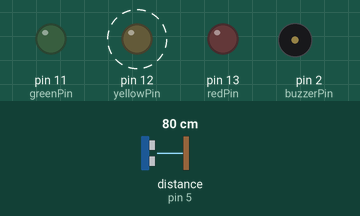
Bench run of a sketch on a simulated Arduino Uno, built with avr-gcc and run on an emulated ATmega328P. Shown: output pins drawn as LEDs (lit = HIGH), buzzer (waves = sounding, pin HIGH). Wiring (inferred from the names in the program): ultrasonic range finder: trigger pin 6; echo pin 5. Dashed ring = blinking. The inputs (shaded band) are chosen by the test bench; at power-on: distance to the obstacle (sensor on pin 5) 80 cm. The echo pulse lasts 58.3 µs per cm; pins used as bus, display or sensor lines are not drawn.

Above: at 1.0 s.
1.1 s: distance to the obstacle (sensor on pin 5) set to 53 cm
4.1 s: distance to the obstacle (sensor on pin 5) set to 46 cm
At 4.28 s:
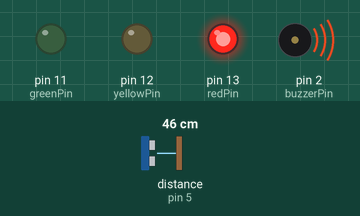
7.1 s: distance to the obstacle (sensor on pin 5) set to 120 cm
At 7.7 s:
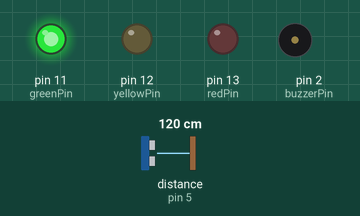
8.9 s: distance to the obstacle (sensor on pin 5) set to 103 cm
10.4 s: distance to the obstacle (sensor on pin 5) set to 95 cm
At 10.92 s:
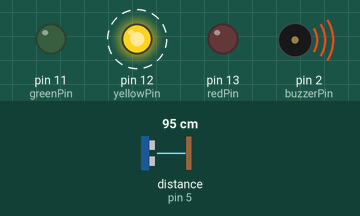
13.4 s: distance to the obstacle (sensor on pin 5) set to 2 cm
At 14.2 s:
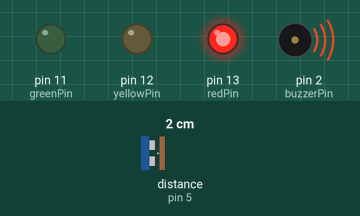
Timing chart, 0 to 17.4 s (numbered marks = the images above; inputs shaded):
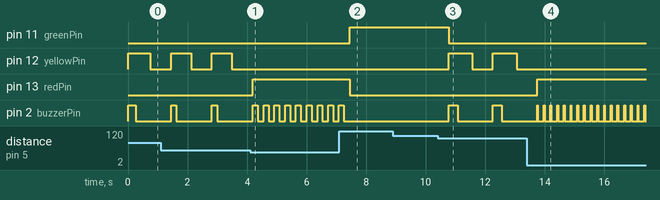

Measured:
- the behaviour switches between 51 and 50 cm on distance to the obstacle (sensor on pin 5) (found by bisection; images 0 and 1)
- the behaviour switches between 101 and 100 cm on distance to the obstacle (sensor on pin 5) (found by bisection; images 2 and 3)
- after the input at 4.1 s, pin 12 (yellowPin): stops changing and stays LOW; pin 13 (redPin): LOW → HIGH after 0.09 s; pin 2 (buzzerPin): alternates HIGH for 0.17 s and LOW for 0.20 s, starting after 0.46 s
- after the input at 7.1 s, pin 11 (greenPin): LOW → HIGH after 0.35 s; pin 13 (redPin): HIGH → LOW after 0.35 s; pin 2 (buzzerPin): goes on until 7.3 s, then stays LOW
- after the input at 8.9 s, every drawn part: stays the same
- after the input at 10.4 s, pin 11 (greenPin): HIGH → LOW after 0.37 s; pin 12 (yellowPin): alternates HIGH for 0.80 s and LOW for 0.69 s, starting after 0.37 s; pin 2 (buzzerPin): alternates HIGH for 0.30 s and LOW for 1.2 s, starting after 0.37 s
- after the input at 13.4 s, pin 12 (yellowPin): stops changing and stays LOW; pin 13 (redPin): LOW → HIGH after 0.34 s; pin 2 (buzzerPin): alternates HIGH for 0.03 s and LOW for 0.20 s, starting after 0.37 s
- by itself, pin 12 (yellowPin): alternates HIGH for 0.68 s and LOW for 0.69 s
- by itself, pin 2 (buzzerPin): alternates HIGH for 0.18 s and LOW for 1.2 s

The sketch:

finalProjectSensorMotor.ino
```cpp
#include <Arduino_FreeRTOS.h>

/*
  Programmer: Ariel Marie Villegas
  Course: COMP 522 Embedded Applications
  Date: 05/18/2023
  Description: Controls a distance measurement sysyem using an ultrasonic, control
  LEDS, and a buzzer based on the measured distances.

*/

// Define task priorities
#define DISTANCE_TASK_PRIORITY 1
#define LED_TASK_PRIORITY 2
#define BUZZER_TASK_PRIORITY 3

// Define task stack sizes
#define DISTANCE_TASK_STACK_SIZE 128
#define LED_TASK_STACK_SIZE 128
#define BUZZER_TASK_STACK_SIZE 128

// Define task handles
TaskHandle_t distanceTaskHandle;
TaskHandle_t ledTaskHandle;
TaskHandle_t buzzerTaskHandle;

// Define pin numbers
#define trigPin 6
#define echoPin 5
#define buzzerPin 2
#define greenPin 11
#define yellowPin 12
#define redPin 13

float new_delay;
long duration, distance;

// Task function for measuring distance
void distanceTask(void* pvParameters) {
  while (1) {
    digitalWrite(trigPin, LOW);
    delayMicroseconds(2);
    digitalWrite(trigPin, HIGH);
    delayMicroseconds(10);
    digitalWrite(trigPin, LOW);
    duration = pulseIn(echoPin, HIGH);
    distance = (duration / 2) / 29.1;
    new_delay = (distance * 3) + 30;

    vTaskDelay(200 / portTICK_PERIOD_MS);
  }
}

// Task function for controlling LEDs and buzzer
void ledTask(void* pvParameters) {
  while (1) {
    if (distance < 50) {
      digitalWrite(greenPin, LOW);
      digitalWrite(yellowPin, LOW);
      digitalWrite(redPin, HIGH);
      digitalWrite(buzzerPin, HIGH);
      vTaskDelay(new_delay / portTICK_PERIOD_MS);
      digitalWrite(buzzerPin, LOW);
    } else if (distance < 100) {
      digitalWrite(greenPin, LOW);
      digitalWrite(yellowPin, HIGH);
      digitalWrite(redPin, LOW);
      digitalWrite(buzzerPin, HIGH);
      vTaskDelay(new_delay / portTICK_PERIOD_MS);
      digitalWrite(buzzerPin, LOW);
      vTaskDelay(500 / portTICK_PERIOD_MS); // Delay for yellow light flashing
      digitalWrite(yellowPin, LOW);
      vTaskDelay(500 / portTICK_PERIOD_MS); // Delay for yellow light flashing
    } else {
      digitalWrite(greenPin, HIGH);
      digitalWrite(yellowPin, LOW);
      digitalWrite(redPin, LOW);
      digitalWrite(buzzerPin, LOW);
    }

    vTaskDelay(200 / portTICK_PERIOD_MS);
  }
}

void setup() {
  Serial.begin(9600);

  pinMode(trigPin, OUTPUT);
  pinMode(echoPin, INPUT);
  pinMode(buzzerPin, OUTPUT);
  pinMode(greenPin, OUTPUT);
  pinMode(yellowPin, OUTPUT);
  pinMode(redPin, OUTPUT);

  xTaskCreate(distanceTask, "DistanceTask", DISTANCE_TASK_STACK_SIZE, NULL, DISTANCE_TASK_PRIORITY, &distanceTaskHandle);
  xTaskCreate(ledTask, "LEDTask", LED_TASK_STACK_SIZE, NULL, LED_TASK_PRIORITY, &ledTaskHandle);

  // Start the FreeRTOS scheduler
  vTaskStartScheduler();
}

void loop() {
  // Empty loop, the execution will be handled by FreeRTOS tasks
}
```
